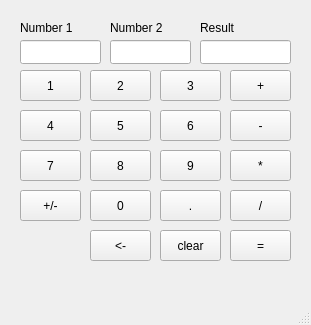
<?xml version="1.0" encoding="UTF-8"?>
<ui version="4.0">
 <class>MainWindow</class>
 <widget class="QMainWindow" name="MainWindow">
  <property name="geometry">
   <rect>
    <x>0</x>
    <y>0</y>
    <width>311</width>
    <height>325</height>
   </rect>
  </property>
  <property name="windowTitle">
   <string>MainWindow</string>
  </property>
  <widget class="QWidget" name="centralwidget">
   <widget class="QPushButton" name="N1">
    <property name="geometry">
     <rect>
      <x>20</x>
      <y>70</y>
      <width>61</width>
      <height>31</height>
     </rect>
    </property>
    <property name="text">
     <string>1</string>
    </property>
   </widget>
   <widget class="QPushButton" name="N2">
    <property name="geometry">
     <rect>
      <x>90</x>
      <y>70</y>
      <width>61</width>
      <height>31</height>
     </rect>
    </property>
    <property name="text">
     <string>2</string>
    </property>
   </widget>
   <widget class="QPushButton" name="N3">
    <property name="geometry">
     <rect>
      <x>160</x>
      <y>70</y>
      <width>61</width>
      <height>31</height>
     </rect>
    </property>
    <property name="text">
     <string>3</string>
    </property>
   </widget>
   <widget class="QPushButton" name="N4">
    <property name="geometry">
     <rect>
      <x>20</x>
      <y>110</y>
      <width>61</width>
      <height>31</height>
     </rect>
    </property>
    <property name="text">
     <string>4</string>
    </property>
   </widget>
   <widget class="QPushButton" name="N5">
    <property name="geometry">
     <rect>
      <x>90</x>
      <y>110</y>
      <width>61</width>
      <height>31</height>
     </rect>
    </property>
    <property name="text">
     <string>5</string>
    </property>
   </widget>
   <widget class="QPushButton" name="N6">
    <property name="geometry">
     <rect>
      <x>160</x>
      <y>110</y>
      <width>61</width>
      <height>31</height>
     </rect>
    </property>
    <property name="text">
     <string>6</string>
    </property>
   </widget>
   <widget class="QPushButton" name="N7">
    <property name="geometry">
     <rect>
      <x>20</x>
      <y>150</y>
      <width>61</width>
      <height>31</height>
     </rect>
    </property>
    <property name="text">
     <string>7</string>
    </property>
   </widget>
   <widget class="QPushButton" name="N8">
    <property name="geometry">
     <rect>
      <x>90</x>
      <y>150</y>
      <width>61</width>
      <height>31</height>
     </rect>
    </property>
    <property name="text">
     <string>8</string>
    </property>
   </widget>
   <widget class="QPushButton" name="N9">
    <property name="geometry">
     <rect>
      <x>160</x>
      <y>150</y>
      <width>61</width>
      <height>31</height>
     </rect>
    </property>
    <property name="text">
     <string>9</string>
    </property>
   </widget>
   <widget class="QPushButton" name="N0">
    <property name="geometry">
     <rect>
      <x>90</x>
      <y>190</y>
      <width>61</width>
      <height>31</height>
     </rect>
    </property>
    <property name="text">
     <string>0</string>
    </property>
   </widget>
   <widget class="QPushButton" name="clear">
    <property name="geometry">
     <rect>
      <x>160</x>
      <y>230</y>
      <width>61</width>
      <height>31</height>
     </rect>
    </property>
    <property name="text">
     <string>clear</string>
    </property>
   </widget>
   <widget class="QPushButton" name="enter">
    <property name="geometry">
     <rect>
      <x>230</x>
      <y>230</y>
      <width>61</width>
      <height>31</height>
     </rect>
    </property>
    <property name="text">
     <string>=</string>
    </property>
   </widget>
   <widget class="QPushButton" name="add">
    <property name="geometry">
     <rect>
      <x>230</x>
      <y>70</y>
      <width>61</width>
      <height>31</height>
     </rect>
    </property>
    <property name="text">
     <string>+</string>
    </property>
   </widget>
   <widget class="QPushButton" name="sub">
    <property name="geometry">
     <rect>
      <x>230</x>
      <y>110</y>
      <width>61</width>
      <height>31</height>
     </rect>
    </property>
    <property name="text">
     <string>-</string>
    </property>
   </widget>
   <widget class="QPushButton" name="mul">
    <property name="geometry">
     <rect>
      <x>230</x>
      <y>150</y>
      <width>61</width>
      <height>31</height>
     </rect>
    </property>
    <property name="text">
     <string>*</string>
    </property>
   </widget>
   <widget class="QPushButton" name="div">
    <property name="geometry">
     <rect>
      <x>230</x>
      <y>190</y>
      <width>61</width>
      <height>31</height>
     </rect>
    </property>
    <property name="text">
     <string>/</string>
    </property>
   </widget>
   <widget class="QLineEdit" name="num1">
    <property name="geometry">
     <rect>
      <x>20</x>
      <y>40</y>
      <width>81</width>
      <height>24</height>
     </rect>
    </property>
   </widget>
   <widget class="QLineEdit" name="num2">
    <property name="geometry">
     <rect>
      <x>110</x>
      <y>40</y>
      <width>81</width>
      <height>24</height>
     </rect>
    </property>
   </widget>
   <widget class="QLineEdit" name="result">
    <property name="geometry">
     <rect>
      <x>200</x>
      <y>40</y>
      <width>91</width>
      <height>24</height>
     </rect>
    </property>
   </widget>
   <widget class="QLabel" name="label">
    <property name="geometry">
     <rect>
      <x>20</x>
      <y>20</y>
      <width>61</width>
      <height>16</height>
     </rect>
    </property>
    <property name="text">
     <string>Number 1</string>
    </property>
   </widget>
   <widget class="QLabel" name="label_2">
    <property name="geometry">
     <rect>
      <x>110</x>
      <y>20</y>
      <width>61</width>
      <height>16</height>
     </rect>
    </property>
    <property name="text">
     <string>Number 2</string>
    </property>
   </widget>
   <widget class="QLabel" name="label_3">
    <property name="geometry">
     <rect>
      <x>200</x>
      <y>20</y>
      <width>49</width>
      <height>16</height>
     </rect>
    </property>
    <property name="text">
     <string>Result</string>
    </property>
   </widget>
   <widget class="QPushButton" name="dot">
    <property name="geometry">
     <rect>
      <x>160</x>
      <y>190</y>
      <width>61</width>
      <height>31</height>
     </rect>
    </property>
    <property name="text">
     <string>.</string>
    </property>
   </widget>
   <widget class="QPushButton" name="prefix">
    <property name="geometry">
     <rect>
      <x>20</x>
      <y>190</y>
      <width>61</width>
      <height>31</height>
     </rect>
    </property>
    <property name="text">
     <string>+/-</string>
    </property>
   </widget>
   <widget class="QPushButton" name="erase">
    <property name="geometry">
     <rect>
      <x>90</x>
      <y>230</y>
      <width>61</width>
      <height>31</height>
     </rect>
    </property>
    <property name="text">
     <string>&lt;-</string>
    </property>
   </widget>
  </widget>
  <widget class="QMenuBar" name="menubar">
   <property name="geometry">
    <rect>
     <x>0</x>
     <y>0</y>
     <width>311</width>
     <height>21</height>
    </rect>
   </property>
  </widget>
  <widget class="QStatusBar" name="statusbar"/>
 </widget>
 <resources/>
 <connections/>
</ui>
